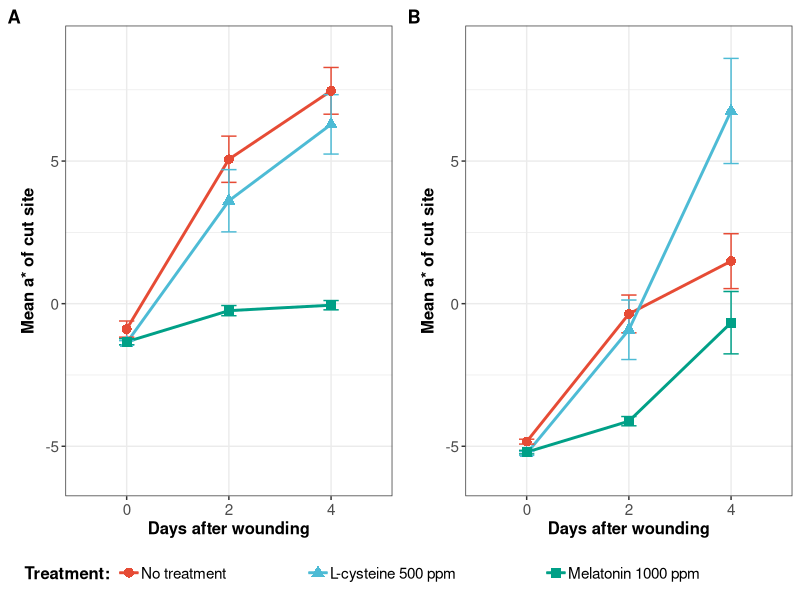

Write R code to recreate this figure.
library(tidyr)
library(dplyr)
library(ggplot2)
library(ggsci)
library(cowplot)

# Set main path
mainPath <- "C:/Users/Bryce/Documents/woundingResponse"
if(getwd() != mainPath){
  setwd(mainPath)
}

# Load aStar data from .csv file
allData <- read.csv("data/v3/aStar_rawData.csv")[, 2:7]
allData[colnames(allData)[1:5]] <- lapply(allData[colnames(allData)[1:5]], factor)

subsetData <- function(allData, var, aStarMin, aStarMax){
  # Subset allData by filtering out samples with initial aStarMean outside of specified bounds
  subsetData <- allData %>%
    filter(variety==var) %>%
    pivot_wider(names_from=day, values_from=aStarMean, names_prefix="aStarMean_day") %>%
    filter(aStarMean_day1>aStarMin & aStarMean_day1<aStarMax)
  
  # Print summary of samples remaining after subsetting
  print(paste("# of control samples remaining:", sum(subsetData$treatment=="control")))
  print(paste("# of cys500 samples remaining:", sum(subsetData$treatment=="cys500")))
  print(paste("# of mel1000 samples reminaing:", sum(subsetData$treatment=="mel1000")))
  
  # Recursively filter samples until all treatment groups have the same number of samples
  # Samples are filtered in order of distance from mean of treatment group with the fewest samples
  samplesPerGroup <- subsetData %>%
    group_by(treatment) %>%
    tally()
  limitingGroup <- as.character(samplesPerGroup$treatment[samplesPerGroup$n==min(samplesPerGroup$n)])[1]
  limitingGroupMean <- mean(subsetData$aStarMean_day1[subsetData$treatment==limitingGroup])
  
  subsetData <- subsetData %>%
    mutate(meanDiff=abs(aStarMean_day1-limitingGroupMean))
  
  for(treatmentGroup in samplesPerGroup$treatment){
    while(sum(subsetData$treatment==treatmentGroup) > sum(subsetData$treatment==limitingGroup)){
      maxDiff <- max(subsetData[subsetData$treatment==treatmentGroup, ]$meanDiff)
      subsetData <- subsetData[!(subsetData$treatment==treatmentGroup & subsetData$meanDiff==maxDiff), ]
    }
  }
  
  subsetData <- subsetData[ , 1:ncol(subsetData)-1]
  subsetData <- subsetData %>%
    pivot_longer(cols=c("aStarMean_day1", "aStarMean_day3", "aStarMean_day5"), names_to="day",
                 names_prefix="aStarMean_day", values_to="aStarMean")
  
  return(subsetData)
}
  
prepareData <- function(subsetData) {
  # Define function to calculate standard error
  stError <- function(data){
    return(sd(data)/sqrt(length(data)))
  }
  
  # Format data for graphing with ggplot
  graphData <- subsetData %>%
    group_by(variety, treatment, day) %>%
    summarise(aStarMean_TA=mean(aStarMean), SE=stError(aStarMean))
  
  graphData$treatment <- as.character(graphData$treatment)
  graphData$treatment[graphData$treatment=="control"] <- "No treatment"
  graphData$treatment[graphData$treatment=="cys500"] <- "L-cysteine 500 ppm"
  graphData$treatment[graphData$treatment=="mel1000"] <- "Melatonin 1000 ppm"
  graphData$treatment <- factor(graphData$treatment, levels=c("No treatment", "L-cysteine 500 ppm", "Melatonin 1000 ppm"))
  
  graphData$day <- as.numeric(graphData$day)
  graphData$day <- graphData$day - 1
  graphData$day <- factor(graphData$day)
  
  return(graphData)
}

# romaine: -6 to -3
# iceberg: -3 to 0

icebergData <- prepareData(subsetData(allData, "iceberg", -3, 0))
romaineData <- prepareData(subsetData(allData, "romaine", -6, -3))

# Make line graph of output data
legendGraph <- ggplot(data=icebergData, mapping=aes(x=day, y=aStarMean_TA, group=treatment)) +
  geom_line(mapping=aes(color=treatment), size=1) +
  geom_errorbar(mapping=aes(ymin=aStarMean_TA-SE, ymax=aStarMean_TA+SE, color=treatment), width=0.15, size=0.5) +
  geom_point(mapping=aes(shape=treatment, color=treatment), size=3) +
  labs(color="Treatment:", shape="Treatment:") +
  scale_color_npg() +
  theme_bw() +
  theme(legend.direction="horizontal", legend.spacing.x=unit(15, "pt"), legend.text=element_text(size=11, margin=margin(r=50, unit="pt")),
        legend.title=element_text(size=12, face="bold"))
legend <- get_legend(legendGraph)

icebergGraph <- ggplot(data=icebergData, mapping=aes(x=day, y=aStarMean_TA, group=treatment)) +
  geom_line(mapping=aes(color=treatment), size=1) +
  geom_errorbar(mapping=aes(ymin=aStarMean_TA-SE, ymax=aStarMean_TA+SE, color=treatment), width=0.15, size=0.5) +
  geom_point(mapping=aes(shape=treatment, color=treatment), size=3) +
  labs(x="Days after wounding", y="Mean a* of cut site", color="Treatment", shape="Treatment", tag="A") +
  ylim(-6, 9) +
  scale_color_npg() +
  theme_bw() +
  theme(legend.position="none", 
        axis.title=element_text(size=12, face="bold"), 
        axis.text=element_text(size=11),
        plot.tag=element_text(face="bold"))

romaineGraph <- ggplot(data=romaineData, mapping=aes(x=day, y=aStarMean_TA, group=treatment)) +
  geom_line(mapping=aes(color=treatment), size=1) +
  geom_errorbar(mapping=aes(ymin=aStarMean_TA-SE, ymax=aStarMean_TA+SE, color=treatment), width=0.15, size=0.5) +
  geom_point(mapping=aes(shape=treatment, color=treatment), size=3) +
  labs(x="Days after wounding", y="Mean a* of cut site", color="Treatment", shape="Treatment", tag="B") +
  ylim(-6, 9) +
  scale_color_npg() +
  theme_bw() +
  theme(legend.position="none",
        axis.title=element_text(size=12, face="bold"), 
        axis.text=element_text(size=11),
        plot.tag=element_text(face="bold"))

bothGraphs <- plot_grid(icebergGraph, romaineGraph, nrow=1)
finalFigure <- plot_grid(bothGraphs, legend, nrow=2, rel_heights=c(1, 0.1))
print(finalFigure)